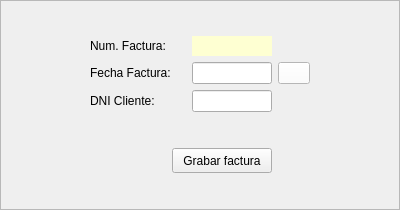
           <widget class="QFrame" name="frame">
            <property name="minimumSize">
             <size>
              <width>400</width>
              <height>210</height>
             </size>
            </property>
            <property name="maximumSize">
             <size>
              <width>400</width>
              <height>210</height>
             </size>
            </property>
            <property name="frameShape">
             <enum>QFrame::StyledPanel</enum>
            </property>
            <property name="frameShadow">
             <enum>QFrame::Sunken</enum>
            </property>
            <property name="lineWidth">
             <number>1</number>
            </property>
            <layout class="QGridLayout" name="gridLayout_8">
             <item row="0" column="0">
              <layout class="QHBoxLayout" name="horizontalLayout_41">
               <item>
                <spacer name="horizontalSpacer_56">
                 <property name="orientation">
                  <enum>Qt::Horizontal</enum>
                 </property>
                 <property name="sizeHint" stdset="0">
                  <size>
                   <width>40</width>
                   <height>20</height>
                  </size>
                 </property>
                </spacer>
               </item>
               <item>
                <layout class="QGridLayout" name="gridLayout_7">
                 <item row="1" column="2">
                  <widget class="QLineEdit" name="txtFechaFactura">
                   <property name="enabled">
                    <bool>true</bool>
                   </property>
                   <property name="sizePolicy">
                    <sizepolicy hsizetype="Fixed" vsizetype="Fixed">
                     <horstretch>0</horstretch>
                     <verstretch>0</verstretch>
                    </sizepolicy>
                   </property>
                   <property name="minimumSize">
                    <size>
                     <width>80</width>
                     <height>0</height>
                    </size>
                   </property>
                   <property name="maximumSize">
                    <size>
                     <width>80</width>
                     <height>16777215</height>
                    </size>
                   </property>
                   <property name="alignment">
                    <set>Qt::AlignCenter</set>
                   </property>
                  </widget>
                 </item>
                 <item row="0" column="0">
                  <widget class="QLabel" name="label">
                   <property name="text">
                    <string>Num. Factura:</string>
                   </property>
                  </widget>
                 </item>
                 <item row="0" column="2" colspan="2">
                  <widget class="QLabel" name="lblNumFactura">
                   <property name="minimumSize">
                    <size>
                     <width>80</width>
                     <height>20</height>
                    </size>
                   </property>
                   <property name="maximumSize">
                    <size>
                     <width>80</width>
                     <height>20</height>
                    </size>
                   </property>
                   <property name="styleSheet">
                    <string notr="true">background-color: rgb(254, 255, 210);</string>
                   </property>
                   <property name="text">
                    <string/>
                   </property>
                   <property name="alignment">
                    <set>Qt::AlignCenter</set>
                   </property>
                  </widget>
                 </item>
                 <item row="1" column="3">
                  <widget class="QPushButton" name="btnFechaFactura">
                   <property name="minimumSize">
                    <size>
                     <width>32</width>
                     <height>20</height>
                    </size>
                   </property>
                   <property name="maximumSize">
                    <size>
                     <width>32</width>
                     <height>16777215</height>
                    </size>
                   </property>
                   <property name="toolTip">
                    <string>Abrir calendario</string>
                   </property>
                   <property name="styleSheet">
                    <string notr="true">background-color : rgb(255, 255, 255)</string>
                   </property>
                   <property name="text">
                    <string/>
                   </property>
                   <property name="icon">
                    <iconset>
                     <normaloff>../img/calendar.ico</normaloff>../img/calendar.ico</iconset>
                   </property>
                  </widget>
                 </item>
                 <item row="2" column="0">
                  <widget class="QLabel" name="label_3">
                   <property name="text">
                    <string>DNI Cliente:</string>
                   </property>
                  </widget>
                 </item>
                 <item row="4" column="1" colspan="2">
                  <widget class="QPushButton" name="btnGrabarFactura">
                   <property name="minimumSize">
                    <size>
                     <width>100</width>
                     <height>25</height>
                    </size>
                   </property>
                   <property name="maximumSize">
                    <size>
                     <width>100</width>
                     <height>25</height>
                    </size>
                   </property>
                   <property name="text">
                    <string>Grabar factura</string>
                   </property>
                  </widget>
                 </item>
                 <item row="2" column="2" colspan="2">
                  <widget class="QLineEdit" name="txtdniclifac">
                   <property name="enabled">
                    <bool>true</bool>
                   </property>
                   <property name="minimumSize">
                    <size>
                     <width>80</width>
                     <height>0</height>
                    </size>
                   </property>
                   <property name="maximumSize">
                    <size>
                     <width>80</width>
                     <height>16777215</height>
                    </size>
                   </property>
                   <property name="readOnly">
                    <bool>true</bool>
                   </property>
                  </widget>
                 </item>
                 <item row="1" column="0" colspan="2">
                  <widget class="QLabel" name="label_4">
                   <property name="text">
                    <string>Fecha Factura:</string>
                   </property>
                  </widget>
                 </item>
                 <item row="3" column="2">
                  <spacer name="verticalSpacer_14">
                   <property name="orientation">
                    <enum>Qt::Vertical</enum>
                   </property>
                   <property name="sizeType">
                    <enum>QSizePolicy::Fixed</enum>
                   </property>
                   <property name="sizeHint" stdset="0">
                    <size>
                     <width>20</width>
                     <height>30</height>
                    </size>
                   </property>
                  </spacer>
                 </item>
                </layout>
               </item>
               <item>
                <spacer name="horizontalSpacer_55">
                 <property name="orientation">
                  <enum>Qt::Horizontal</enum>
                 </property>
                 <property name="sizeHint" stdset="0">
                  <size>
                   <width>40</width>
                   <height>20</height>
                  </size>
                 </property>
                </spacer>
               </item>
              </layout>
             </item>
            </layout>
           </widget>
